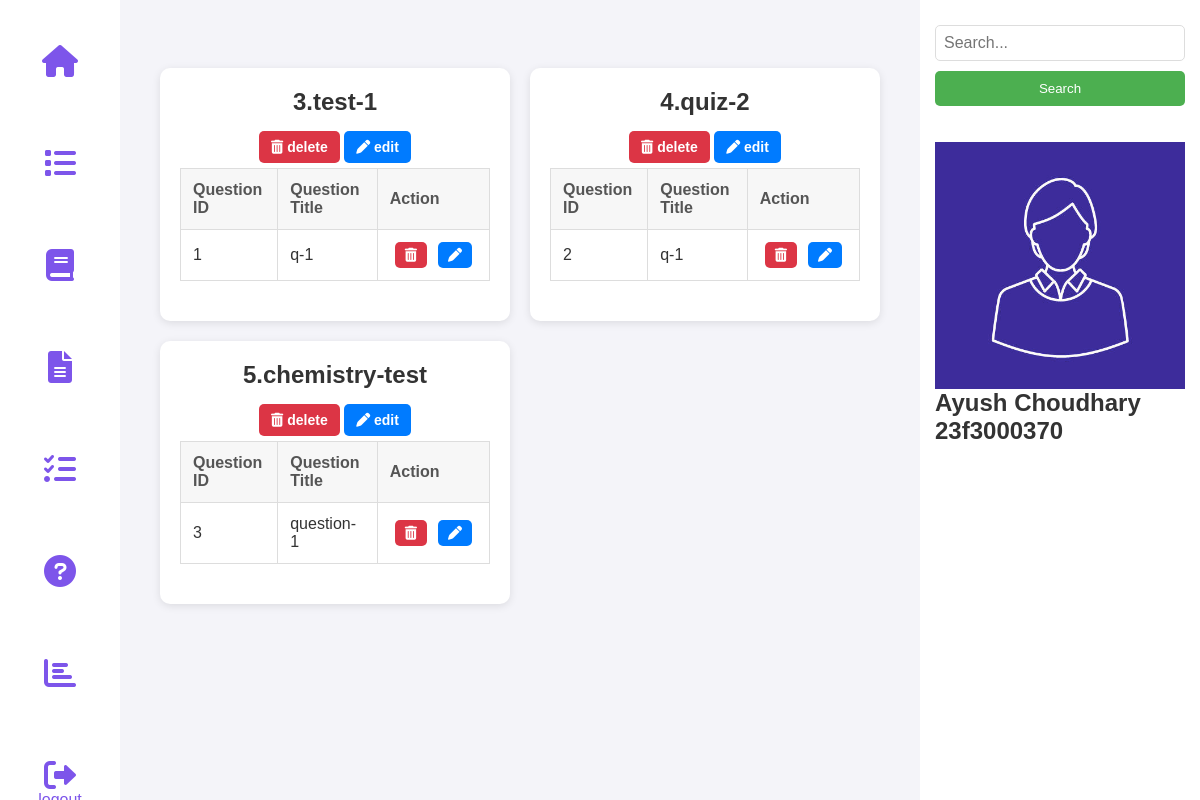
/view_quiz (signed in), run on an earlier commit of the app's database.
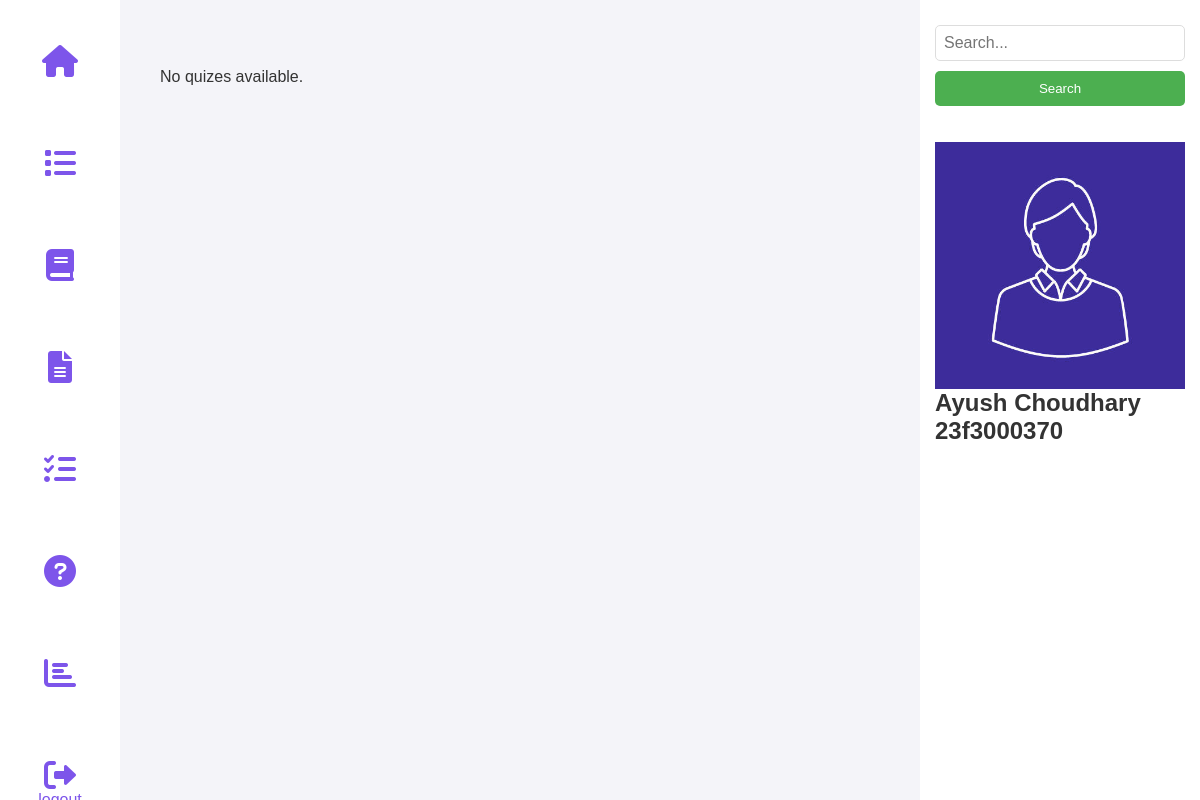
And on a later commit of the database.
### tables this page shows
CREATE TABLE QUIZES(
    id INTEGER PRIMARY KEY AUTOINCREMENT,
    quiz_name TEXT NOT NULL,
    chapter_id INTEGER NOT NULL,
    date TEXT NOT NULL,
    duration INTEGER NOT NULL,
    FOREIGN KEY(chapter_id) REFERENCES CHAPTERS(id) on DELETE CASCADE ON UPDATE CASCADE
    );

CREATE TABLE QUESTIONS(
    id INTEGER PRIMARY KEY AUTOINCREMENT,
    question_title TEXT NOT NULL,
    question TEXT NOT NULL,
    option1 TEXT NOT NULL,
    option2 TEXT NOT NULL,
    option3 TEXT NOT NULL,
    option4 TEXT NOT NULL,
    answer TEXT NOT NULL,
    quiz_id INTEGER NOT NULL,
    FOREIGN KEY(quiz_id) REFERENCES QUIZES(id) on DELETE CASCADE ON UPDATE CASCADE
    );

### controllers/admin.py (the view)
@admin_bp.route('/view_quiz')
def view_quiz():
    if 'admin' not in session:
        return redirect(url_for('auth.admin_login'))
    conn = get_db_connection()
    cursor = conn.cursor()
    cursor.execute("SELECT id, quiz_name FROM QUIZES")
    quizzes = cursor.fetchall()
    cursor.execute("SELECT id, quiz_id, question_title FROM QUESTIONS")
    questions = cursor.fetchall()
    conn.close()
    quiz_dict = {quiz[0]: {"id": quiz[0], "name": quiz[1], "questions": []} for quiz in quizzes}
    for question_id, quiz_id, question_title in questions:
        if quiz_id in quiz_dict:
            quiz_dict[quiz_id]["questions"].append({
                "id": question_id,
                "question_title": question_title
            })
    return render_template('admin/view_quiz.html', quizes=quiz_dict.values())

### models/setup_db.py (called while the page is built)
def get_db_connection():
    try:
        conn = sqlite3.connect(DB_PATH)
        conn.execute("PRAGMA foreign_keys = ON;")
        return conn
    except sqlite3.Error as e:
        print(f"❌ Database connection failed: {e}")
        return None

### templates/admin/view_quiz.html (shortened to what this page needs)
<!DOCTYPE html>
<html lang="en">
<head>
    <link rel="stylesheet" href="https://cdnjs.cloudflare.com/ajax/libs/font-awesome/6.0.0/css/all.min.css">
    <link rel="stylesheet" href="{{ url_for('static', filename='admin.css') }}">
</head>
<body>
    <nav class="nav">
        <div class="nav-left">
            <a href="{{ url_for('admin.admin_dashboard') }}"><button class="nav-button"><i
                        class="fas fa-home fa-2x"></i></button></a>
            <a href="{{ url_for('admin.view_quiz') }}"><button class="nav-button"><i
                        class="fas fa-list fa-2x"></i></button></a>
            <a href="{{ url_for('admin.add_subject') }}"><button class="nav-button"><i
                        class="fas fa-book fa-2x"></i></button></a>
            <a href="{{ url_for('admin.add_chapter') }}"><button class="nav-button"><i
                        class="fas fa-file-alt fa-2x"></i></button></a>
            <a href="{{ url_for('admin.add_quiz') }}"><button class="nav-button"><i
                        class="fas fa-tasks fa-2x"></i></button></a>
            <a href="{{ url_for('admin.add_question') }}"><button class="nav-button"><i
                        class="fas fa-question-circle fa-2x"></i></button></a>
            <a href="{{ url_for('admin.admin_summary') }}"><button class="nav-button"><i
                        class="fas fa-chart-bar fa-2x"></i></button></a>
            <a href="{{ url_for('auth.logout') }}"><button class="nav-button"><i
                        class="fas fa-sign-out-alt fa-2x"></i>logout</button></a>
        </div>
    </nav>
    <nav class="nav2">
        <div class="nav-right">
            <form method="GET" action="{{ url_for('admin.search_admin') }}">
                <input type="text" name="query" class="search-bar" placeholder="Search...">
                <button type="submit" class="search-button">Search</button>
            </form>
            <br><br>
            <img src="{{ url_for('static', filename='profile.png') }}" alt="Admin Profile" class="profile">
            <h1>Ayush Choudhary</h1>
            <h2>23f3000370</h2>
        </div>
    </nav>
    <div class="container2">
        {% for quiz in quizes %}
        <div class="quiz-box">
            <h1>{{quiz.id}}.{{ quiz.name }}</h1>
            <a href="{{ url_for('admin.delete_quiz', quiz_id=quiz.id) }}" class="delete-button"><i class="fas fa-trash-alt"></i> delete</a>
            <a href="{{ url_for('admin.edit_quiz', quiz_id=quiz.id) }}">
                <button class="edit-btn"><i class="fas fa-pen"></i> edit</button>
            </a>
            <table border="1">
                <thead>
                    <tr>
                        <th>Question ID</th>
                        <th>Question Title</th>
                        <th>Action</th>
                    </tr>
                </thead>
                <tbody>
                    {% for question in quiz.questions %}
                    <tr>
                        <td>{{ question.id }}</td>
                        <td>{{ question.question_title }}</td>
                        <td>
                            <div class="button-group">
                                <a href="{{ url_for('admin.delete_question', question_id=question.id) }}"
                                    class="delete-button"><i class="fas fa-trash-alt"></i> </a>
                                <a href="{{ url_for('admin.edit_question', question_id=question.id) }}">
                                    <button class="edit-btn"><i class="fas fa-pen"></i> </button>
                                </a>
                            </div>
                        </td>
                    </tr>
                    {% endfor %}
                </tbody>
            </table>
        </div>
        {% else %}
        <p>No quizes available.</p>
        {% endfor %}
    </div>
</body>
</html>

What changed in the data, as far as the page shows it:
removed QUIZES: id "3", name "test-1"
removed QUESTIONS: id "1", question_title "q-1", shown under "3"
removed QUIZES: id "4", name "quiz-2"
removed QUESTIONS: id "2", question_title "q-1", shown under "4"
removed QUIZES: id "5", name "chemistry-test"
removed QUESTIONS: id "3", question_title "question-1", shown under "5"
Also different on the page:
text now shown: "No quizes available."
